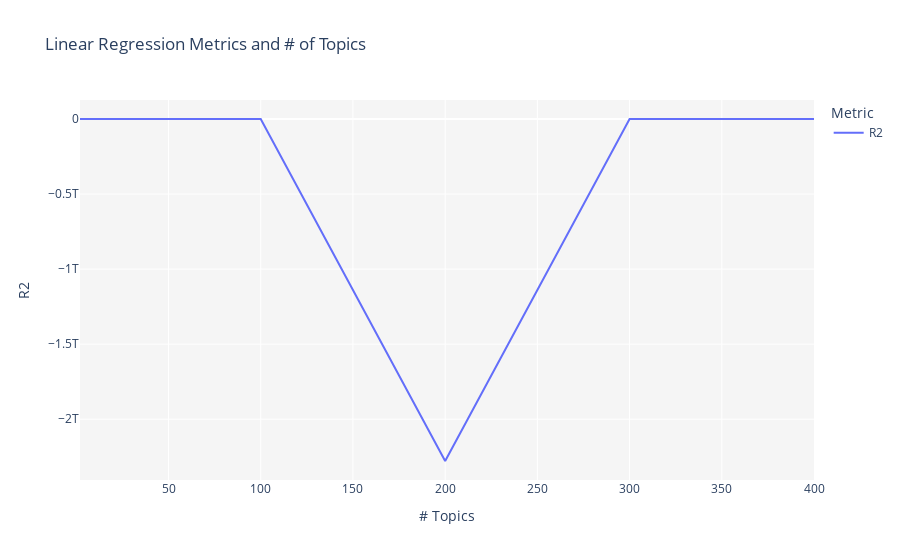

Notebook source saved alongside this figure:
### Code cell
tuned_classification = tune_model(model = 'lda', multi_core = True, supervised_target = 'label')

### Figure 1 — Plotly figure (JSON) as saved in the notebook; plotly's stock layout.template omitted (floating-point values rounded to 4 significant figures)
{"data": [{"hovertemplate": "Metric=R2<br># Topics=%{x}<br>R2=%{y}<extra></extra>", "legendgroup": "R2", "line": {"color": "#636efa", "dash": "solid", "shape": "linear"}, "marker": {"symbol": "circle"}, "mode": "lines", "name": "R2", "orientation": "v", "showlegend": true, "type": "scatter", "x": [2, 4, 8, 16, 32, 64, 100, 200, 300, 400], "xaxis": "x", "y": [0.3423, 0.4484, 0.3551, 0.3287, 0.4288, 0.5161, 0.5703, -2278000000000.0, 0.5052, 0.438], "yaxis": "y"}], "layout": {"legend": {"title": {"text": "Metric"}, "tracegroupgap": 0}, "plot_bgcolor": "rgb(245,245,245)", "title": {"text": "Linear Regression Metrics and # of Topics"}, "xaxis": {"anchor": "y", "domain": [0, 1], "title": {"text": "# Topics"}}, "yaxis": {"anchor": "x", "domain": [0, 1], "title": {"text": "R2"}}}}
